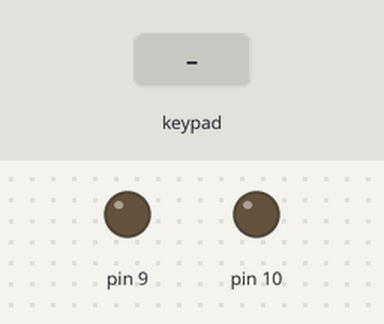
The sketch below on a simulated Arduino Uno, built with avr-gcc and run on an emulated ATmega328P. Parts: output pins drawn as LEDs (lit = HIGH). The test bench sets the inputs (shaded band). What the sketch prints to the serial monitor is not drawn.

Above: at 1.2 s.
1.3 s: keypad keys 1 2 3 * pressed 0.4 s apart
At 3.5 s:
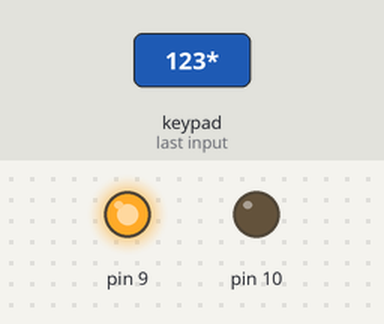
5.9 s: keypad keys 2 3 4 5 * pressed 0.4 s apart
At 8.4 s:
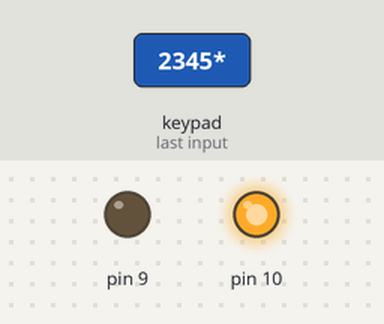
10.9 s: key '*' pressed
At 14.6 s:
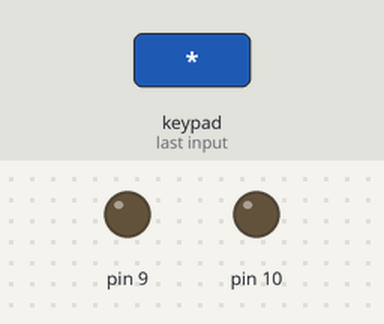
Timing chart, 0 to 16.1 s (numbered marks = the images above; inputs shaded):
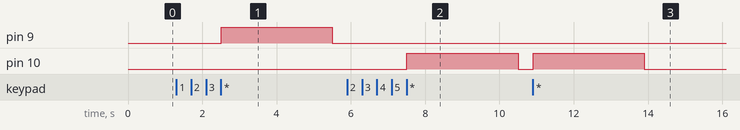

The sketch:

pengendali.ino
```cpp
#include <Keypad.h>
#include <Password.h>

Password password = Password( "123" );
const byte ROWS = 4; //four rows
const byte COLS = 3; //four columns
char keys[ROWS][COLS] = {
    {'1','2','3'},
    {'4','5','6'},
    {'7','8','9'},
    {'*','0','#'}
};
byte rowPins[ROWS] = {2,3,4,5}; //connect to the row pinouts of the keypad
byte colPins[COLS] = {6,7,8 }; //connect to the column pinouts of the keypad
Keypad keypad = Keypad( makeKeymap(keys), rowPins, colPins, ROWS, COLS );
int KeyCheck = 0;
int kunci = 0;

void setup()
{
  Serial.begin(9600);
  pinMode(9, OUTPUT);
  pinMode(10, OUTPUT);
  digitalWrite(9, LOW);
  digitalWrite(10,LOW);
  keypad.addEventListener(keypadEvent); //add an event listener for this keypad
}

void loop()
{
  char key = keypad.getKey();
  while (kunci == 1){ tombol();}
}

//take care of some special events
void keypadEvent(KeypadEvent eKey){
  switch (keypad.getState()){
    case PRESSED:
  //Serial.print("Pressed: ");
  //Serial.println(eKey);
  switch (eKey){
    case '*': checkPassword(); break;
    case '#': password.reset(); break;
    default: password.append(eKey);
     }
  }
}

void checkPassword(){
  if (password.evaluate()){
    digitalWrite(9, HIGH);
    Serial.print("8");
    kunci = 1;delay(3000);digitalWrite(9,LOW);
    }
  else{
    digitalWrite(10, HIGH);
    kunci = 0;
    delay(3000);
    digitalWrite(10,LOW);
  }
}

void tombol(){
  char key = keypad.getKey();

    if (key){
    if(key == '1'){KeyCheck = 1; Serial.print("1");}
    if(key == '2'){KeyCheck = 1; Serial.print("2");}
    if(key == '3'){KeyCheck = 1; Serial.print("3");}
    if(key == '4'){KeyCheck = 1; Serial.print("4");}
    if(key == '5'){KeyCheck = 1; Serial.print("5");}
    if(key == '6'){KeyCheck = 1; Serial.print("6");}
    if(key == '7'){KeyCheck = 1; Serial.print("7");}
    if(key == '8'){KeyCheck = 1; Serial.print("8");}
    if(KeyCheck == 0){Serial.print(key);}
    KeyCheck = 0;

}
}
```

Measured:
- after the input at 1.3 s, pin 9: LOW → HIGH after 1.2 s, → LOW 3.0 s later
- after the input at 5.9 s, pin 10: LOW → HIGH after 1.6 s, → LOW 3.0 s later
- after the input at 10.9 s, pin 10: LOW → HIGH at once, → LOW 3.0 s later
